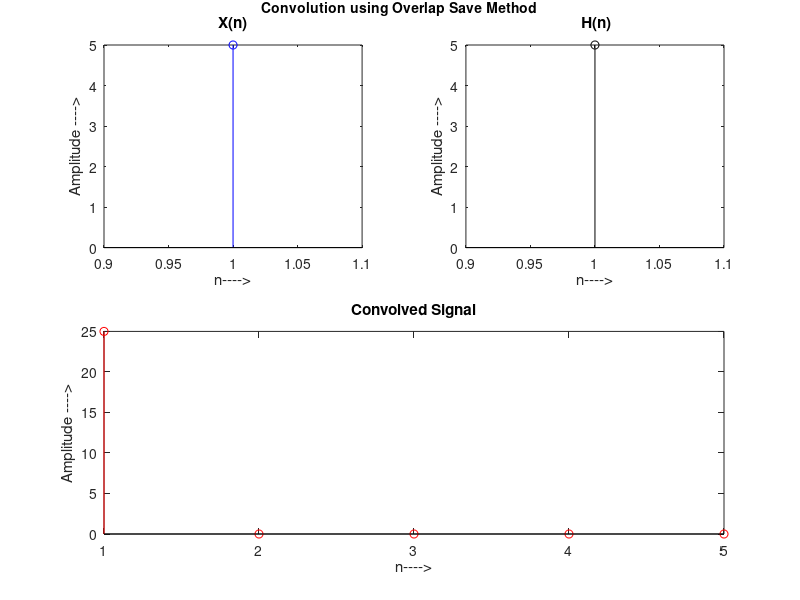

Source code (MATLAB):

%
%
clc;
clear all;
x=input('Enter 1st sequence X(n)= ');
h=input('Enter 2nd sequence H(n)= ');
L=input('Enter length of each block L = ');

% Code to plot X(n)
subplot (2,2,1);
stem(x);
stem(x,'blue');
xlabel ('n---->');
ylabel ('Amplitude ---->');
title('X(n)');

%Code to plot H(n)
subplot (2,2,2);
stem(h);
stem(h,'black');
xlabel ('n---->');
ylabel ('Amplitude ---->');
title(' H(n)');

% Code to perform Convolution using Overlap Save Method
M=length(h);
lx=length(x);
r=rem(lx,L);
x1=[x zeros(1,L-r)];
nr=(length(x1))/L;
h1=[h zeros(1,L-1)];
for k=1:nr
    Ma(k,:)=x1(((k-1)*L+1):k*L)
    if k==1
        Ma1(k,:)=[zeros(1,M-1) Ma(k,:)];
    else 
        Ma1(k,:)=[Ma(k-1,(L-M+2):L) Ma(k,:)];        
    end
     Ma2(k,:)=ifft(fft(Ma1(k,:)).*fft(h1));
end
Ma3=Ma2(:,M:(L+M-1));
y1=Ma3';
y=y1(:)'

% Representation of the Convoled Signal
subplot (2,2,3:4);
stem(y,'red');
xlabel ('n---->');
ylabel ('Amplitude ---->');
title ('Convolved Signal');

% Add title to the Overall Plot
ha = axes ('Position',[0 0 1 1],'Xlim',[0 1],'Ylim',[0 1],'Box','off','Visible','off','Units','normalized', 'clipping' , 'off');
text (0.5, 1,'\bf Convolution using Overlap Save Method ','HorizontalAlignment','center','VerticalAlignment', 'top')